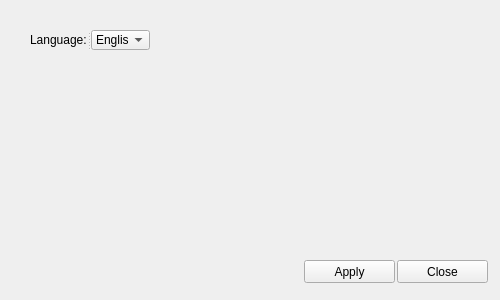
<?xml version="1.0" encoding="UTF-8"?>
<ui version="4.0">
 <class>SettingsWindow</class>
 <widget class="QWidget" name="SettingsWindow">
  <property name="geometry">
   <rect>
    <x>0</x>
    <y>0</y>
    <width>500</width>
    <height>300</height>
   </rect>
  </property>
  <property name="sizePolicy">
   <sizepolicy hsizetype="Fixed" vsizetype="Fixed">
    <horstretch>0</horstretch>
    <verstretch>0</verstretch>
   </sizepolicy>
  </property>
  <property name="windowTitle">
   <string>Form</string>
  </property>
  <widget class="QPushButton" name="inClose">
   <property name="geometry">
    <rect>
     <x>397</x>
     <y>260</y>
     <width>91</width>
     <height>23</height>
    </rect>
   </property>
   <property name="text">
    <string>Close</string>
   </property>
  </widget>
  <widget class="QPushButton" name="inApply">
   <property name="geometry">
    <rect>
     <x>304</x>
     <y>260</y>
     <width>91</width>
     <height>23</height>
    </rect>
   </property>
   <property name="text">
    <string>Apply</string>
   </property>
  </widget>
  <widget class="QSplitter" name="splitter">
   <property name="geometry">
    <rect>
     <x>30</x>
     <y>30</y>
     <width>120</width>
     <height>20</height>
    </rect>
   </property>
   <property name="orientation">
    <enum>Qt::Horizontal</enum>
   </property>
   <widget class="QLabel" name="dispLanguage">
    <property name="text">
     <string>Language:</string>
    </property>
   </widget>
   <widget class="QComboBox" name="inLanguage">
    <item>
     <property name="text">
      <string>English</string>
     </property>
    </item>
    <item>
     <property name="text">
      <string>Deutsch</string>
     </property>
    </item>
   </widget>
  </widget>
 </widget>
 <resources/>
 <connections/>
</ui>
